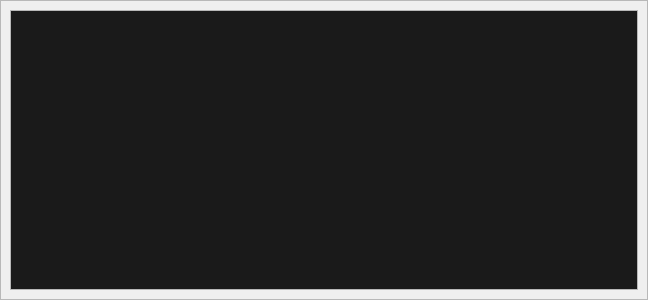
<?xml version="1.0" encoding="UTF-8"?>
<ui version="4.0">
 <class>ListWidget</class>
 <widget class="QWidget" name="ListWidget">
  <property name="geometry">
   <rect>
    <x>0</x>
    <y>0</y>
    <width>648</width>
    <height>300</height>
   </rect>
  </property>
  <property name="windowTitle">
   <string>Form</string>
  </property>
  <layout class="QVBoxLayout" name="verticalLayout">
   <property name="spacing">
    <number>0</number>
   </property>
   <property name="leftMargin">
    <number>0</number>
   </property>
   <property name="topMargin">
    <number>0</number>
   </property>
   <property name="rightMargin">
    <number>0</number>
   </property>
   <property name="bottomMargin">
    <number>0</number>
   </property>
   <item>
    <widget class="QFrame" name="frameBackground">
     <property name="frameShape">
      <enum>QFrame::StyledPanel</enum>
     </property>
     <property name="frameShadow">
      <enum>QFrame::Raised</enum>
     </property>
     <layout class="QVBoxLayout" name="verticalLayout_2">
      <item>
       <layout class="QHBoxLayout" name="horizontalLayout" stretch="1">
        <item>
         <widget class="QScrollArea" name="scrollArea">
          <property name="styleSheet">
           <string notr="true">QWidget#scrollAreaWidgetContents{
background-color:#1A1A1A  ;
color:white;
border:none;
}

</string>
          </property>
          <property name="widgetResizable">
           <bool>true</bool>
          </property>
          <widget class="QWidget" name="scrollAreaWidgetContents">
           <property name="geometry">
            <rect>
             <x>0</x>
             <y>0</y>
             <width>624</width>
             <height>276</height>
            </rect>
           </property>
           <property name="styleSheet">
            <string notr="true">QLabel{
font: 75 11pt &quot;宋体&quot;;
}

</string>
           </property>
          </widget>
         </widget>
        </item>
       </layout>
      </item>
     </layout>
    </widget>
   </item>
  </layout>
 </widget>
 <resources/>
 <connections/>
</ui>
